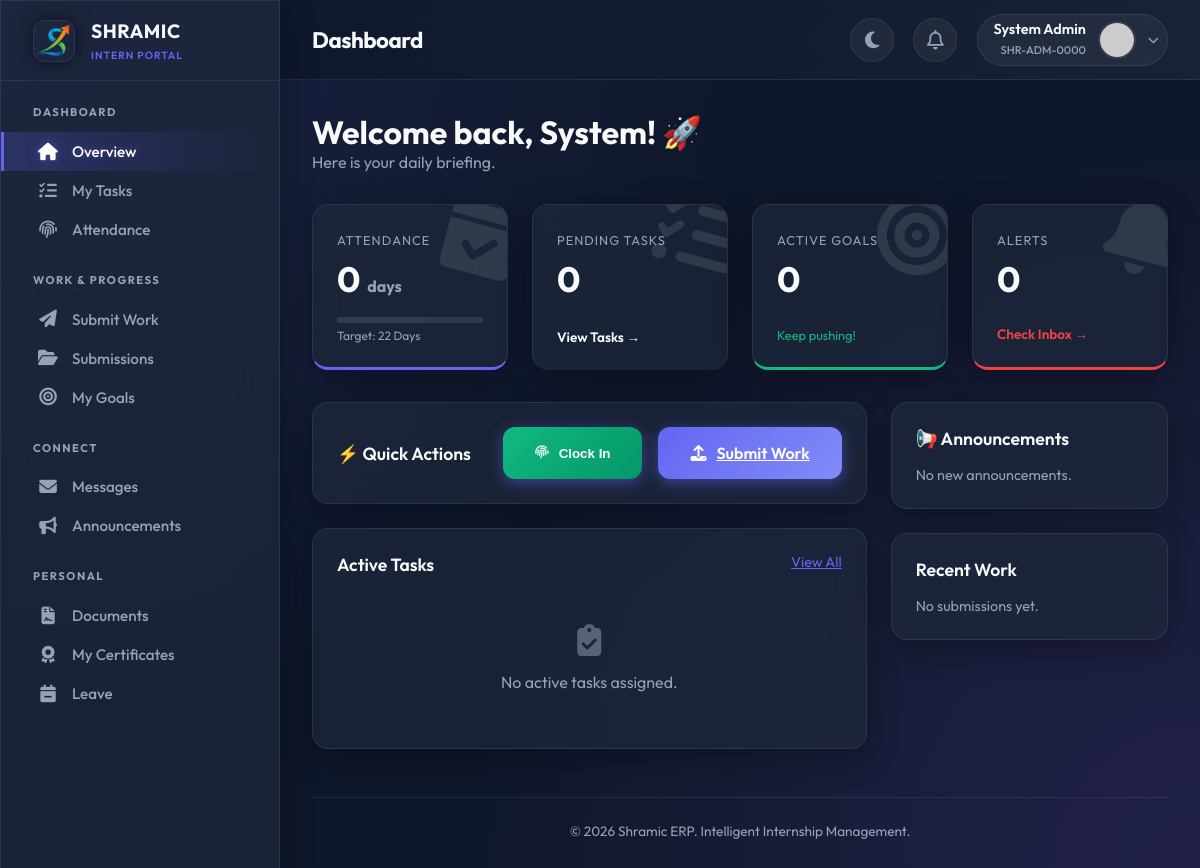
The app's page /intern/dashboard (signed in), older data.
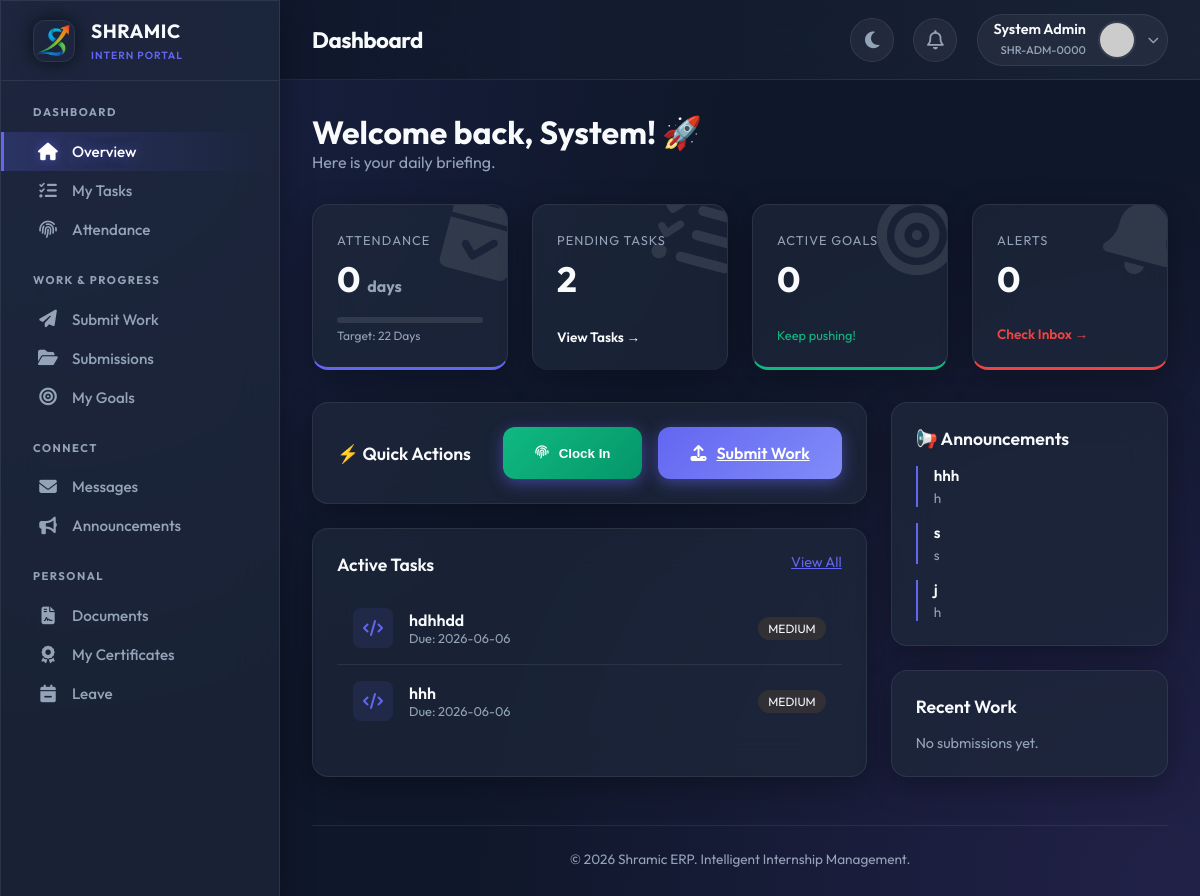
The same page, newer data.
### tables this page shows
CREATE TABLE tasks (
            id INTEGER PRIMARY KEY AUTOINCREMENT,
            title TEXT NOT NULL,
            description TEXT,
            file_url TEXT,
            assigned_to TEXT,
            assigned_by INTEGER,
            deadline DATE,
            priority TEXT DEFAULT 'MEDIUM',
            status TEXT DEFAULT 'ACTIVE',
            category TEXT,
            estimated_hours REAL,
            completion_percentage INTEGER DEFAULT 0,
            created_at TIMESTAMP DEFAULT CURRENT_TIMESTAMP,
            updated_at TIMESTAMP DEFAULT CURRENT_TIMESTAMP,
            FOREIGN KEY (assigned_by) REFERENCES users(id)
        );

CREATE TABLE announcements (
            id INTEGER PRIMARY KEY AUTOINCREMENT,
            title TEXT NOT NULL,
            content TEXT NOT NULL,
            created_by INTEGER,
            priority TEXT DEFAULT 'NORMAL',
            category TEXT,
            target_roles TEXT,
            expires_at TIMESTAMP,
            created_at TIMESTAMP DEFAULT CURRENT_TIMESTAMP,
            FOREIGN KEY (created_by) REFERENCES users(id)
        );

### app.py (the view)
@app.route('/intern/dashboard')
@login_required
@approved_required
def intern_dashboard():
    conn = get_db_connection()
    cur = conn.cursor()
    cur.execute("""
        SELECT * FROM tasks
        WHERE (assigned_to = ? OR assigned_to = ? OR assigned_to = 'ALL')
        AND status = 'ACTIVE'
        ORDER BY deadline ASC, created_at DESC
        LIMIT 10
    """, (current_user.intern_id, current_user.role))
    tasks = cur.fetchall()
    cur.execute("""
        SELECT s.*, t.title as task_title
        FROM submissions s
        LEFT JOIN tasks t ON s.task_id = t.id
        WHERE s.user_id = ?
        ORDER BY s.submitted_at DESC
        LIMIT 5
    """, (current_user.id,))
    submissions = cur.fetchall()
    cur.execute("""
        SELECT COUNT(*) as count
        FROM attendance
        WHERE user_id = ? AND strftime('%Y-%m', date) = strftime('%Y-%m', 'now')
    """, (current_user.id,))
    attendance_count = cur.fetchone()['count']
    cur.execute("""
        SELECT * FROM attendance
        WHERE user_id = ? AND date = DATE('now')
    """, (current_user.id,))
    today_attendance = cur.fetchone()
    cur.execute("""
        SELECT * FROM announcements
        WHERE (expires_at IS NULL OR expires_at > CURRENT_TIMESTAMP)
        AND (target_roles = 'ALL' OR target_roles LIKE ?)
        ORDER BY priority DESC, created_at DESC
        LIMIT 5
    """, (f'%{current_user.role}%',))
    announcements = cur.fetchall()
    cur.execute("""
        SELECT COUNT(*) as count
        FROM tasks
        WHERE (assigned_to = ? OR assigned_to = ? OR assigned_to = 'ALL')
        AND status = 'ACTIVE'
    """, (current_user.intern_id, current_user.role))
    pending_tasks = cur.fetchone()['count']
    cur.execute("""
        SELECT COUNT(*) as count
        FROM notifications
        WHERE user_id = ? AND is_read = 0
    """, (current_user.id,))
    unread_notifications = cur.fetchone()['count']
    cur.execute("""
        SELECT * FROM goals
        WHERE user_id = ? AND status = 'IN_PROGRESS'
        ORDER BY target_date ASC
        LIMIT 5
    """, (current_user.id,))
    goals = cur.fetchall()
    conn.close()
    return render_template('intern/dashboard.html',
        tasks=tasks,
        submissions=submissions,
        attendance_count=attendance_count,
        marked_today=today_attendance is not None,
        announcements=announcements,
        pending_tasks=pending_tasks,
        unread_notifications=unread_notifications,
        goals=goals
    )

### app.py (called while the page is built)
@app.before_request
def make_session_permanent():
    session.permanent = True
    app.permanent_session_lifetime = timedelta(days=365)

def get_db_connection():
    conn = sqlite3.connect(DATABASE, timeout=30)
    conn.execute("PRAGMA busy_timeout = 30000")
    conn.row_factory = sqlite3.Row
    return conn

def get_current_datetime():
    return datetime.now(TIMEZONE)

@login_manager.user_loader
def load_user(user_id):
    conn = get_db_connection()
    cur = conn.cursor()
    cur.execute("SELECT * FROM users WHERE id = ?", (user_id,))
    user_data = cur.fetchone()
    conn.close()
    return User(dict(user_data)) if user_data else None

def approved_required(f):
    @wraps(f)
    def decorated_function(*args, **kwargs):
        if not current_user.is_authenticated:
            return redirect(url_for('login'))
        if current_user.status != 'APPROVED' and not current_user.is_admin:
            return render_template('auth/pending.html')
        return f(*args, **kwargs)
    return decorated_function

@app.before_request
def before_request():
        pass

### templates/intern/dashboard.html (shortened to what the changed rows need)
{% extends "intern/base.html" %} {% block page_title %}Dashboard{% endblock %}
 {% block content %}
<div style="margin-bottom: 2rem">
  <h1 style="font-size: 2rem; font-weight: 700">
    Welcome back, {{ current_user.full_name.split(' ')[0] }}! 🚀
  </h1>
</div>
<div class="dashboard-grid">
  <div
    class="glass-panel card-3d stat-card"
    style="border-bottom: 3px solid var(--primary)"
  >
    <div>
      <h2 style="font-size: 2.2rem; font-weight: 700; margin-top: 0.5rem">
        {{ attendance_count }}
        <span style="font-size: 1rem; color: var(--text-muted)">days</span>
      </h2>
    </div>
  </div>
  <div
    class="glass-panel card-3d stat-card"
    style="border-bottom: 3px solid var(--warning)"
  >
    <div>
      <span
        style="
          color: var(--text-muted);
          font-size: 0.8rem;
          text-transform: uppercase;
          letter-spacing: 1px;
        "
        >Pending Tasks</span
      >
      <h2 style="font-size: 2.2rem; font-weight: 700; margin-top: 0.5rem">
        {{ pending_tasks }}
      </h2>
    </div>
  </div>
  <div
    class="glass-panel card-3d stat-card"
    style="border-bottom: 3px solid var(--success)"
  >
    <div>
      <h2 style="font-size: 2.2rem; font-weight: 700; margin-top: 0.5rem">
        {{ goals|length }}
      </h2>
    </div>
  </div>
  <div
    class="glass-panel card-3d stat-card"
    style="border-bottom: 3px solid var(--danger)"
  >
    <div>
      <h2 style="font-size: 2.2rem; font-weight: 700; margin-top: 0.5rem">
        {{ unread_notifications }}
      </h2>
    </div>
  </div>
</div>
<div class="main-split">
  <div style="display: flex; flex-direction: column; gap: 1.5rem">
    <div
      class="glass-panel"
      style="padding: 1.5rem; border-radius: 16px; flex: 1"
    >
      {% if tasks %}
      <div style="display: flex; flex-direction: column">
        {% for task in tasks %}
        <div class="task-item">
          <div style="display: flex; align-items: center; gap: 1rem">
            <div
              style="
                width: 40px;
                height: 40px;
                background: rgba(99, 102, 241, 0.1);
                border-radius: 8px;
                display: flex;
                align-items: center;
                justify-content: center;
                color: var(--primary);
              "
            >
              <i class="fas fa-code"></i>
            </div>
            <div>
              <div style="font-weight: 600">{{ task.title }}</div>
              <div style="font-size: 0.8rem; color: var(--text-muted)">
                Due: {{ task.deadline }}
              </div>
            </div>
          </div>
          <span
            style="
              font-size: 0.75rem;
              padding: 4px 10px;
              border-radius: 20px;
              background: rgba(245, 158, 11, 0.1);
              color: var(--warning);
              border: 1px solid var(--warning);
            "
          >
            {{ task.priority }}
          </span>
        </div>
        {% endfor %}
      </div>
      {% else %}
      <div style="text-align: center; padding: 2rem; color: var(--text-muted)">
        <i
          class="fas fa-clipboard-check"
          style="font-size: 2rem; margin-bottom: 1rem; opacity: 0.5"
        ></i>
        <p>No active tasks assigned.</p>
      </div>
      {% endif %}
    </div>
  </div>
  <div style="display: flex; flex-direction: column; gap: 1.5rem">
    <div class="glass-panel" style="padding: 1.5rem; border-radius: 16px">
      <h3 style="font-size: 1.1rem; font-weight: 600; margin-bottom: 1rem">
        📢 Announcements
      </h3>
      {% if announcements %}
      <div style="display: flex; flex-direction: column; gap: 1rem">
        {% for ann in announcements %}
        <div
          style="
            padding-left: 1rem;
            border-left: 2px solid var(--primary);
            position: relative;
          "
        >
          <div style="font-weight: 600; font-size: 0.95rem">
            {{ ann.title }}
          </div>
          <p
            style="
              font-size: 0.85rem;
              color: var(--text-muted);
              margin-top: 4px;
              display: -webkit-box;
              -webkit-line-clamp: 2;
              -webkit-box-orient: vertical;
              overflow: hidden;
            "
          >
            {{ ann.content }}
          </p>
        </div>
        {% endfor %}
      </div>
      {% else %}
      <p style="color: var(--text-muted); font-size: 0.9rem">
        No new announcements.
      </p>
      {% endif %}
    </div>
  </div>
</div>
{% endblock %}

Row changes from the older to the newer data that the page shows:
added tasks: title "hdhhdd", deadline "2026-06-06", priority "MEDIUM"
added tasks: title "hhh", deadline "2026-06-06", priority "MEDIUM"
added announcements: title "hhh", content "h"
added announcements: title "s", content "s"
added announcements: title "j", content "h"
Text that changed along with them:
{{ pending_tasks }}: "0" → "2"
text no longer shown: "No active tasks assigned. No new announcements."
